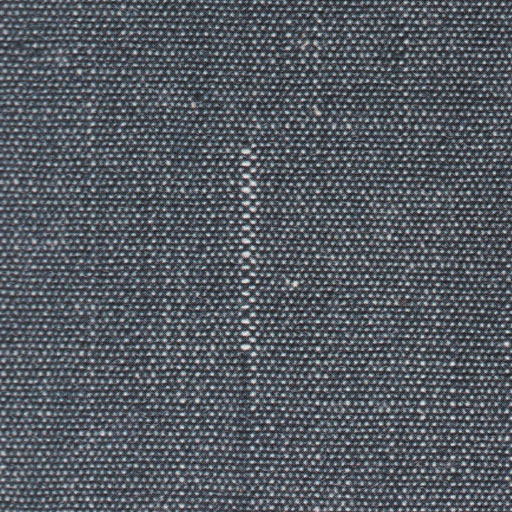
#> input picture fabric defect detection/Fabric17.jpg, 512 x 512 px; its folder holds only this picture in this run
$ python -i check_similarity.py   (imports and definitions only)
#> lines starting #> are read from the running program, lines starting #| are printed output that depends on the picture
### image_tools/dxf_to_png.py
from tekyntools.tools.browse_tools import select_file_path
import pickle as pkl
from tekyntools.dxfTools import dxfParser
import numpy as np
import cv2
import os

OUTPUT_PATH = "output_image_similarity\\"
SOURCE_PATH = OUTPUT_PATH + "source\\"
PROD_PATH = OUTPUT_PATH + "prod\\"

for path in [SOURCE_PATH, PROD_PATH]:
    if not os.path.exists(path):
        os.makedirs(path)


# [67 lines left out: functions shape_writer, main, not called in this run]


# [2 lines that do not run on import are left out]

### image_tools/check_similarity.py
from math import atan2, cos, sin, sqrt, pi
import cv2
import math
import numpy as np
import os
from image_tools.dxf_to_png import OUTPUT_PATH, SOURCE_PATH

source_path = SOURCE_PATH
prod_path = OUTPUT_PATH


def hu_moment_calculate(img):
    """
        takes an img as an argument and calculates its HuMoments
    """
#> called with img = '../fabric defect detection/Fabric17.jpg'
    image = cv2.imread(img)
#> image is the input picture: shape (512, 512, 3); mean B, G, R 97.6, 89.7, 84.3
    image = cv2.cvtColor(image, cv2.COLOR_BGR2GRAY)
#> image: shape (512, 512)
    _, thresh = cv2.threshold(image, 128, 255, cv2.THRESH_BINARY)
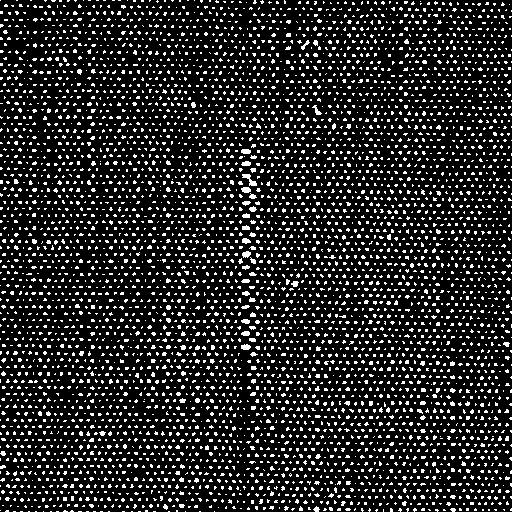
#> thresh: shape (512, 512); 15.4% white in thin lines or dots
    moments = cv2.moments(thresh)
#> moments = moments, m00 10275990, centre m10/m00, m01/m00 = (258, 265.4)
    hu_moments = cv2.HuMoments(moments)
#> hu_moments = [0.00414, 9.78e-10, 9.34e-11, 5.96e-11, -2.25e-21, 1.72e-15, 3.83e-21]

    for i in range(0, 7):
        hu_moments[i][0] = np.round(
            (
                -1
                * math.copysign(1.0, hu_moments[i][0])
                * math.log10(abs(hu_moments[i][0]))
            ),
            3,
        )
#> after the loop, hu_moments = [2.38, 9.01, 10.03, 10.22, -20.65, 14.77, 20.42]
    return hu_moments


def check_symilarity(i1, i2):
    """
        check similarity between two images using Hull Moments
    """

    hu1 = hu_moment_calculate(i1)
    hu2 = hu_moment_calculate(i2)
    # error margin
    epsilon = 0.001
    if (
        hu2[0][0] - epsilon < hu1[0][0] < hu2[0][0] + epsilon
        or hu1[0][0] - epsilon < hu2[0][0] < hu1[0][0] + epsilon
    ):
        print(f"the shapes {i1} and {i2} ares similar")

    if hu1[6][0] == -1 * math.copysign(1, hu2[6][0]) * hu2[6][0]:
        print(f"shape{i1} and {i2} are symmetrical")


def absoluteFilePaths(directory):
    """
        returns filenames with absolute path
    """
    for dirpath, _, filenames in os.walk(directory):
        for f in filenames:
            yield os.path.abspath(os.path.join(dirpath, f))


def main():
    source_files = list(absoluteFilePaths(source_path))
    prod_files = list(absoluteFilePaths(prod_path))
    for s in source_files:
        for p in prod_files:
            check_symilarity(s, p)


# [2 lines not run here, left out]

>>> result = hu_moment_calculate('../fabric defect detection/Fabric17.jpg')
#> result = [2.38, 9.01, 10.03, 10.22, -20.65, 14.77, 20.42]

$ run again, on fabric defect detection/Fabric20.jpg
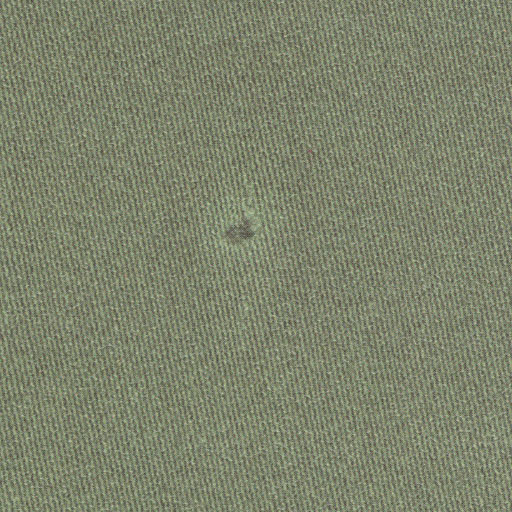
#> input picture fabric defect detection/Fabric20.jpg, 512 x 512 px
#> in hu_moment_calculate, image is the input picture: shape (512, 512, 3); mean B, G, R 108, 131.6, 125.9
#> in hu_moment_calculate, `image = cv2.cvtColor(image, cv2.COLOR_BGR2GRAY)`:
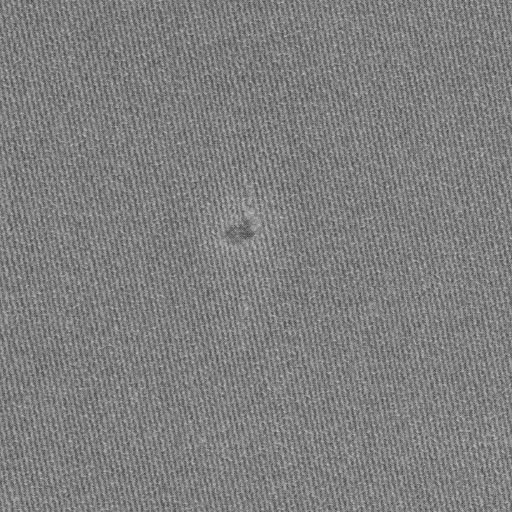
#> image: shape (512, 512); min 57, max 200, mean 127.2
#> in hu_moment_calculate, `_, thresh = cv2.threshold(image, 128, 255, cv2.THRESH_BINARY)`:
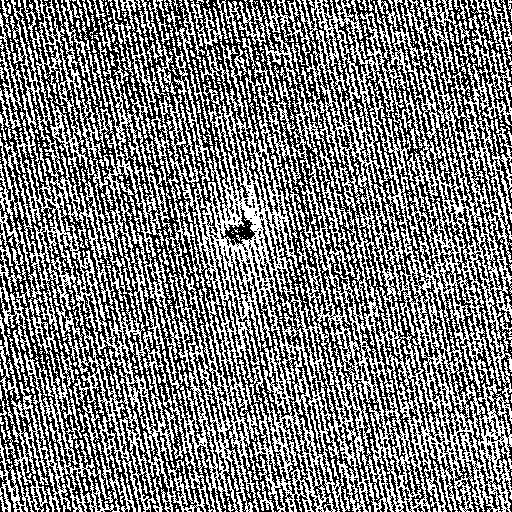
#> thresh: shape (512, 512); 47.8% white in thin lines or dots
#> moments = moments, m00 31983885, centre m10/m00, m01/m00 = (258.9, 260.5)
#> in hu_moment_calculate, `hu_moments = cv2.HuMoments(moments)`: hu_moments = [0.00136, 7.14e-11, 1.19e-12, 6.36e-13, -4.91e-25, 3.01e-18, 2.55e-25]
#> after the loop in hu_moment_calculate, `for i in range(0, 7):`: hu_moments = [2.87, 10.15, 11.93, 12.2, -24.31, 17.52, 24.59]

$ run again, on fabric defect detection/Fabric7.jpg
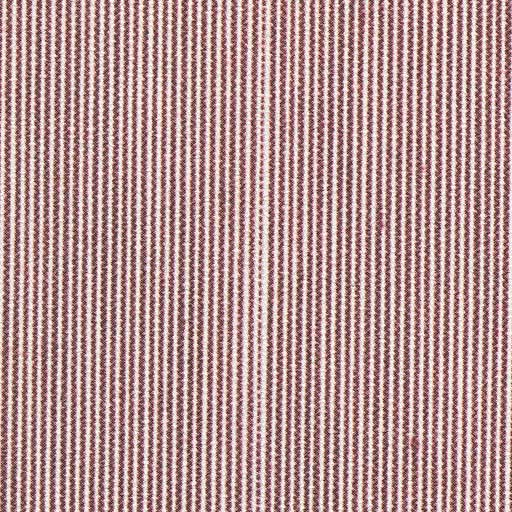
#> input picture fabric defect detection/Fabric7.jpg, 512 x 512 px
#> in hu_moment_calculate, image is the input picture: shape (512, 512, 3); mean B, G, R 147.8, 148.4, 180.9
#> in hu_moment_calculate, `image = cv2.cvtColor(image, cv2.COLOR_BGR2GRAY)`:
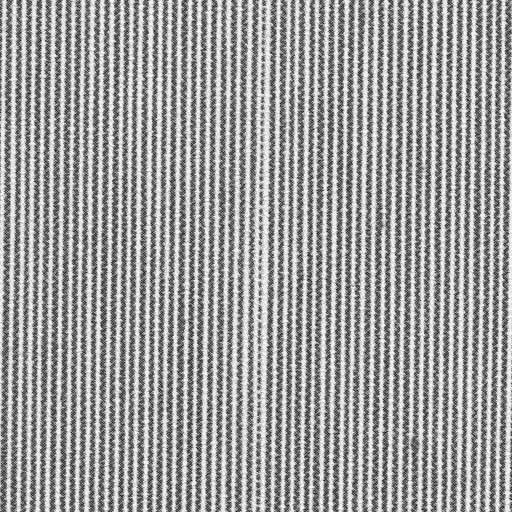
#> image: shape (512, 512); min 10, max 255, mean 158.1
#> in hu_moment_calculate, `_, thresh = cv2.threshold(image, 128, 255, cv2.THRESH_BINARY)`:
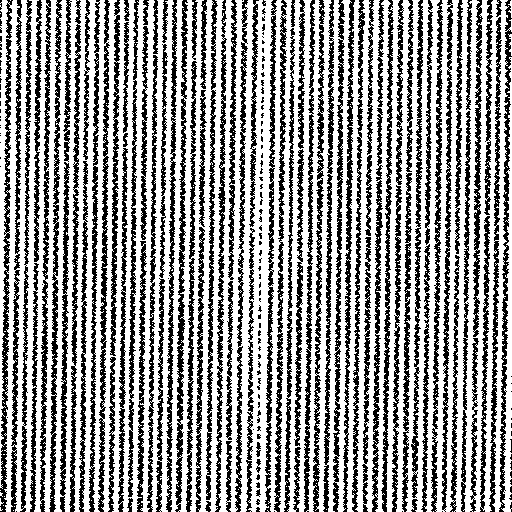
#> thresh: shape (512, 512); 61.6% white; black in thin lines or dots
#> moments = moments, m00 41159550, centre m10/m00, m01/m00 = (256, 254.2)
#> in hu_moment_calculate, `hu_moments = cv2.HuMoments(moments)`: hu_moments = [0.00106, 2.17e-10, 2.9e-14, 2.22e-14, -4.49e-28, -1.06e-19, -3.37e-28]
#> after the loop in hu_moment_calculate, `for i in range(0, 7):`: hu_moments = [2.98, 9.66, 13.54, 13.65, -27.35, -18.98, -27.47]
